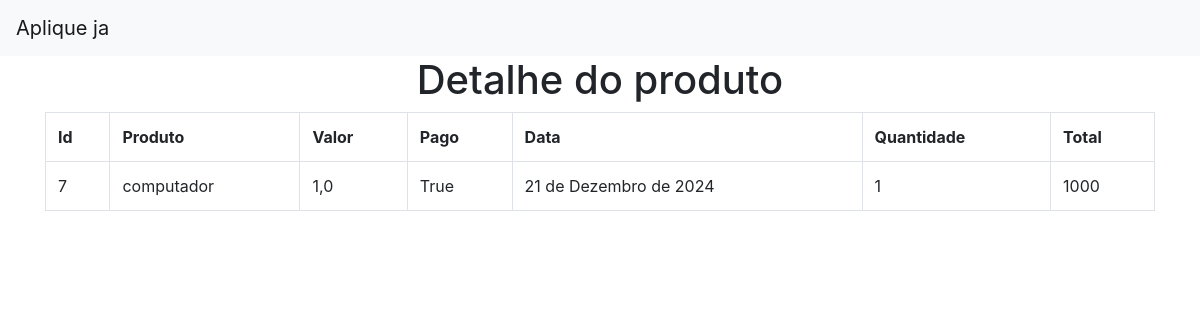
/7, run on the app's committed database.
### aplique_ja/models.py (models this page shows)
class Produto(models.Model):
    produto = models.TextField(max_length=255)
    quantidade = models.IntegerField(default=1)
    valor = models.FloatField()
    total = models.IntegerField(null=True)
    pago = models.BooleanField(default=False)
    data = models.DateField(default=datetime.now)

### aplique_ja/views.py (the view)
# urls.py: path('<int:id_produto>',views.detalhe, name='detalhe')
def detalhe(request, id_produto):
    dados = {
        'dados': Produto.objects.get(pk=id_produto)
    }
    return render(request,'investimentos/detalhe.html',dados)

### aplique_ja/templates/investimentos/detalhe.html
{% extends 'investimentos/base.html' %}
{% block conteudo %}
<h1 style="text-align: center;">Detalhe do produto</h1>
<div class='container'>
<table class="table table-hover table-bordered">
    <tr>
        <th>Id</th>
        <th>Produto</th>
        <th>Valor</th>
        <th>Pago</th>
        <th>Data</th>
        <th>Quantidade</th>
        <th>Total</th>
    <tr>
        <td>{{dados.id}}</td>
        <td>{{dados.produto}}</td>
        <td>{{dados.valor}}</td>
        <td>{{dados.pago}}</td>
        <td>{{dados.data}}</td>
        <td>{{dados.quantidade}}</td>
        <td>{{dados.total}}</td>
    </tr>
    </tr>
</table>
</div>
{% endblock %}

### data on the page
Produto: id "7", produto "computador", valor "1,0", pago "True", data "21 de Dezembro de 2024", quantidade "1", total "1000"
